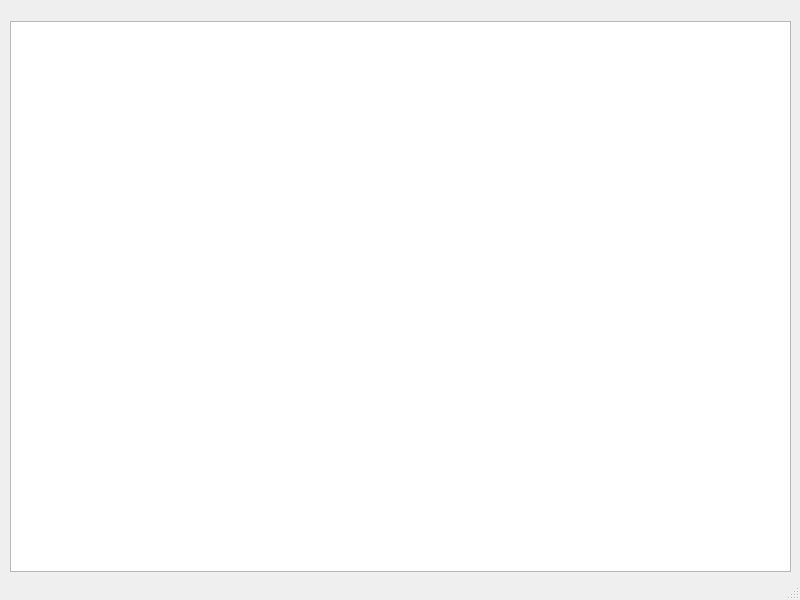
<?xml version="1.0" encoding="UTF-8"?>
<ui version="4.0">
 <class>MainWindow</class>
 <widget class="QMainWindow" name="MainWindow">
  <property name="geometry">
   <rect>
    <x>0</x>
    <y>0</y>
    <width>800</width>
    <height>600</height>
   </rect>
  </property>
  <property name="windowTitle">
   <string>MainWindow</string>
  </property>
  <widget class="QWidget" name="centralwidget">
   <widget class="QGraphicsView" name="graphicsView">
    <property name="geometry">
     <rect>
      <x>10</x>
      <y>21</y>
      <width>781</width>
      <height>551</height>
     </rect>
    </property>
   </widget>
  </widget>
  <widget class="QMenuBar" name="menubar">
   <property name="geometry">
    <rect>
     <x>0</x>
     <y>0</y>
     <width>800</width>
     <height>39</height>
    </rect>
   </property>
  </widget>
  <widget class="QStatusBar" name="statusbar"/>
 </widget>
 <resources/>
 <connections/>
</ui>
